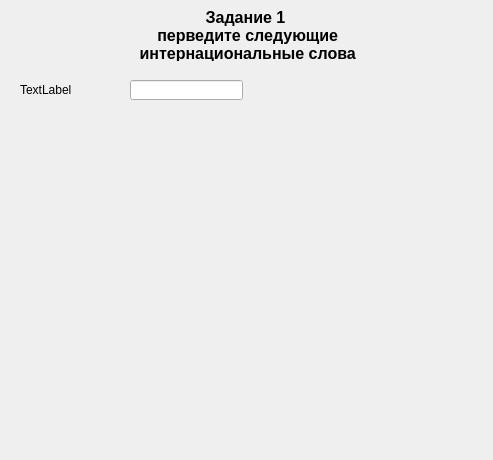
<?xml version="1.0" encoding="UTF-8"?>
<ui version="4.0">
 <class>Zadanie1_part1</class>
 <widget class="QWidget" name="Zadanie1_part1">
  <property name="geometry">
   <rect>
    <x>0</x>
    <y>0</y>
    <width>493</width>
    <height>460</height>
   </rect>
  </property>
  <property name="windowTitle">
   <string>Form</string>
  </property>
  <widget class="QLabel" name="label_title">
   <property name="geometry">
    <rect>
     <x>10</x>
     <y>10</y>
     <width>471</width>
     <height>51</height>
    </rect>
   </property>
   <property name="font">
    <font>
     <pointsize>12</pointsize>
     <weight>75</weight>
     <bold>true</bold>
     <strikeout>false</strikeout>
    </font>
   </property>
   <property name="cursor">
    <cursorShape>ArrowCursor</cursorShape>
   </property>
   <property name="text">
    <string>Задание 1
 перведите следующие
 интернациональные слова</string>
   </property>
   <property name="textFormat">
    <enum>Qt::AutoText</enum>
   </property>
   <property name="alignment">
    <set>Qt::AlignCenter</set>
   </property>
  </widget>
  <widget class="QLabel" name="label_word_1">
   <property name="geometry">
    <rect>
     <x>20</x>
     <y>80</y>
     <width>101</width>
     <height>20</height>
    </rect>
   </property>
   <property name="text">
    <string>TextLabel</string>
   </property>
  </widget>
  <widget class="QLineEdit" name="lineEdit_word_1">
   <property name="geometry">
    <rect>
     <x>130</x>
     <y>80</y>
     <width>113</width>
     <height>20</height>
    </rect>
   </property>
  </widget>
 </widget>
 <resources/>
 <connections/>
</ui>
